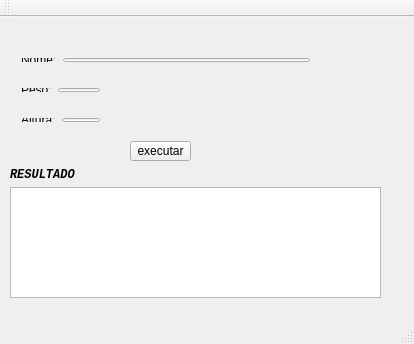
<?xml version="1.0" encoding="UTF-8"?>
<ui version="4.0">
 <class>MainWindow</class>
 <widget class="QMainWindow" name="MainWindow">
  <property name="geometry">
   <rect>
    <x>0</x>
    <y>0</y>
    <width>414</width>
    <height>344</height>
   </rect>
  </property>
  <property name="windowTitle">
   <string>Projeto Paciente</string>
  </property>
  <widget class="QWidget" name="centralWidget">
   <widget class="QLabel" name="label_4">
    <property name="geometry">
     <rect>
      <x>10</x>
      <y>150</y>
      <width>81</width>
      <height>16</height>
     </rect>
    </property>
    <property name="font">
     <font>
      <family>Monospace</family>
      <weight>75</weight>
      <italic>true</italic>
      <bold>true</bold>
     </font>
    </property>
    <property name="text">
     <string>RESULTADO</string>
    </property>
   </widget>
   <widget class="QTextEdit" name="textEditResultado">
    <property name="geometry">
     <rect>
      <x>10</x>
      <y>170</y>
      <width>371</width>
      <height>111</height>
     </rect>
    </property>
   </widget>
   <widget class="QPushButton" name="pushButton">
    <property name="geometry">
     <rect>
      <x>130</x>
      <y>124</y>
      <width>61</width>
      <height>20</height>
     </rect>
    </property>
    <property name="text">
     <string>executar</string>
    </property>
   </widget>
   <widget class="QWidget" name="layoutWidget">
    <property name="geometry">
     <rect>
      <x>10</x>
      <y>30</y>
      <width>311</width>
      <height>26</height>
     </rect>
    </property>
    <layout class="QHBoxLayout" name="horizontalLayout">
     <item>
      <widget class="QLabel" name="label">
       <property name="text">
        <string>Nome:</string>
       </property>
      </widget>
     </item>
     <item>
      <widget class="QLineEdit" name="lineEditNome"/>
     </item>
    </layout>
   </widget>
   <widget class="QWidget" name="layoutWidget">
    <property name="geometry">
     <rect>
      <x>10</x>
      <y>60</y>
      <width>101</width>
      <height>26</height>
     </rect>
    </property>
    <layout class="QHBoxLayout" name="horizontalLayout_2">
     <item>
      <widget class="QLabel" name="label_2">
       <property name="text">
        <string>Peso:</string>
       </property>
      </widget>
     </item>
     <item>
      <widget class="QLineEdit" name="lineEditPeso"/>
     </item>
    </layout>
   </widget>
   <widget class="QWidget" name="layoutWidget">
    <property name="geometry">
     <rect>
      <x>10</x>
      <y>90</y>
      <width>101</width>
      <height>26</height>
     </rect>
    </property>
    <layout class="QHBoxLayout" name="horizontalLayout_3">
     <item>
      <widget class="QLabel" name="label_3">
       <property name="text">
        <string>Altura:</string>
       </property>
      </widget>
     </item>
     <item>
      <widget class="QLineEdit" name="lineEditAltura"/>
     </item>
    </layout>
   </widget>
  </widget>
  <widget class="QMenuBar" name="menuBar">
   <property name="geometry">
    <rect>
     <x>0</x>
     <y>0</y>
     <width>414</width>
     <height>21</height>
    </rect>
   </property>
  </widget>
  <widget class="QToolBar" name="mainToolBar">
   <attribute name="toolBarArea">
    <enum>TopToolBarArea</enum>
   </attribute>
   <attribute name="toolBarBreak">
    <bool>false</bool>
   </attribute>
  </widget>
  <widget class="QStatusBar" name="statusBar"/>
 </widget>
 <layoutdefault spacing="6" margin="11"/>
 <resources/>
 <connections/>
</ui>
